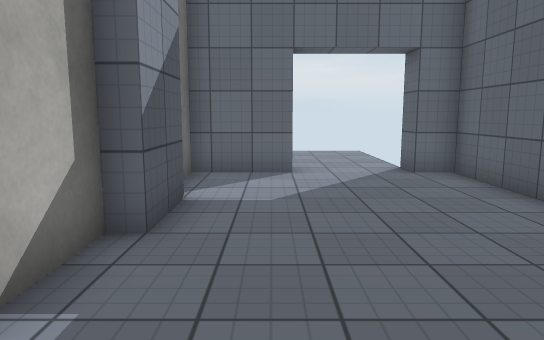
[1] (above)

13 first-person views from a walk through a Unity game level. The camera is 1.4 m above the floor, tilts 8° down and sees 70° across. Doors are open. The floor is counted in squares, 1 m on a side. Each view is taken from the middle of a square. On the plan, view 1 faces up. The plan holds only what a view shows up to about 16 squares ahead; the rest is blank. The place goes on beyond the plan. The player is left out. Surface patterns are stand-ins for the level's own textures.

[2]
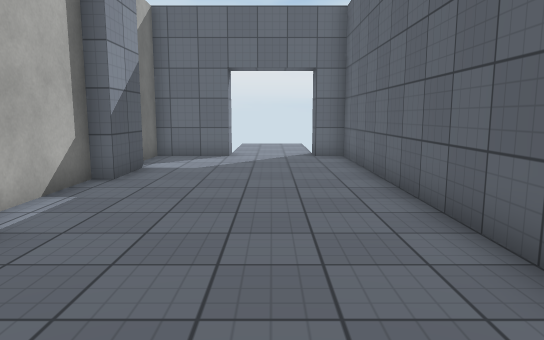

[3]
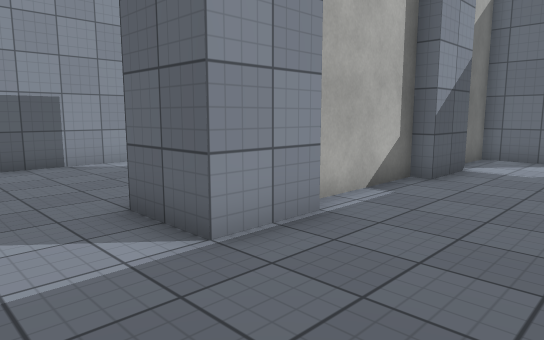

[4]
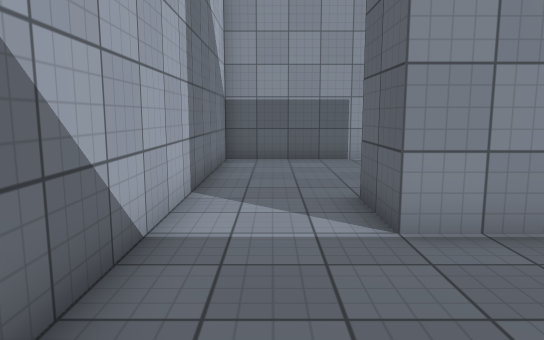

[5]
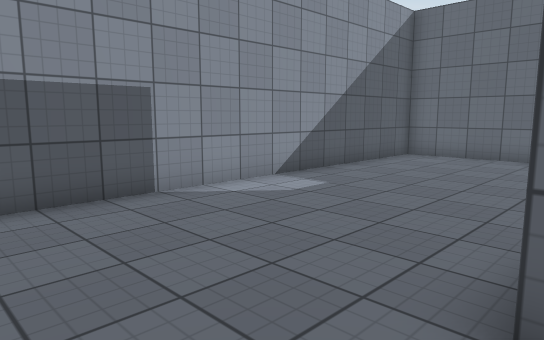

[6]
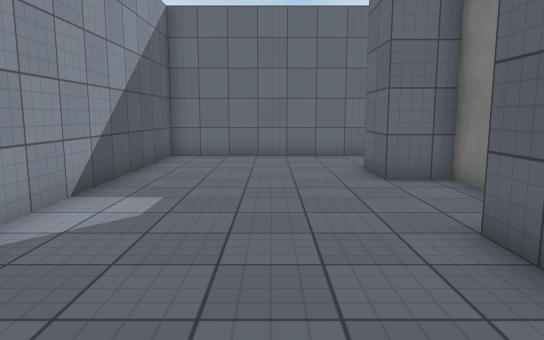

[7]
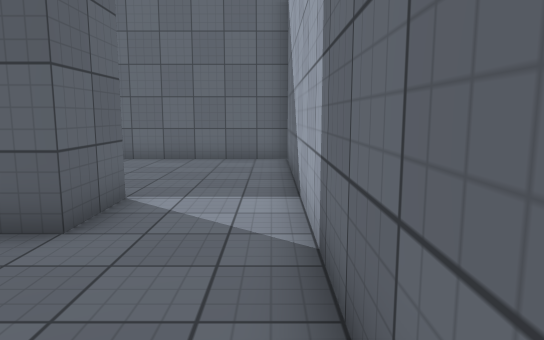

[8]
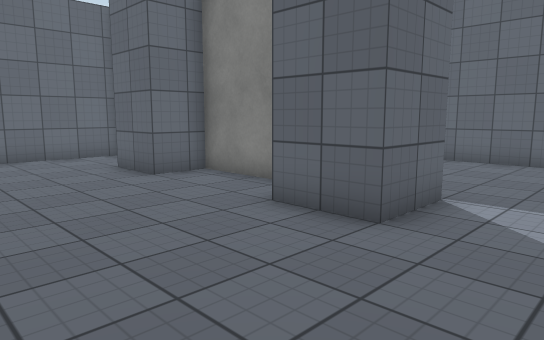

[9]
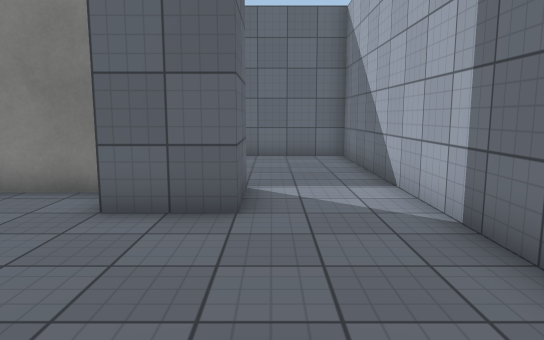

[10]
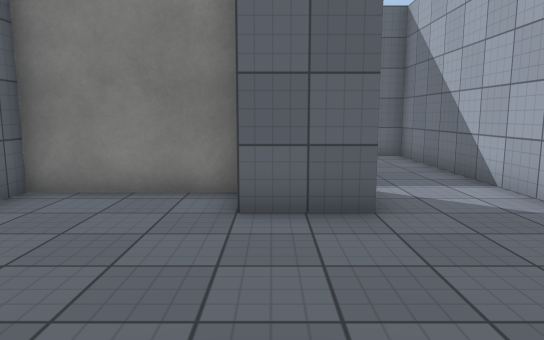

[11]
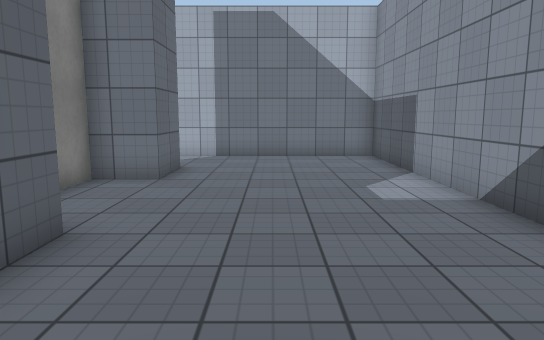

[12]
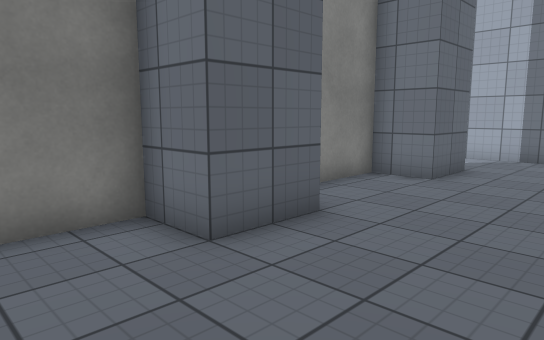

[13]
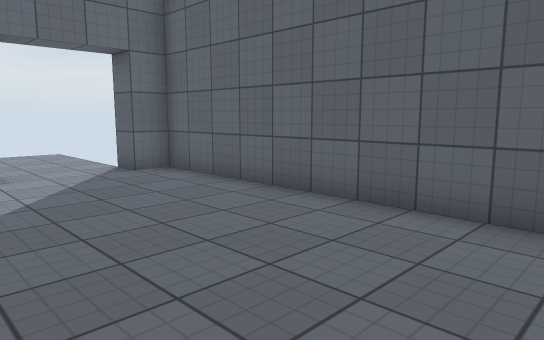

### Floor plan
Points are (right, up) in squares from view 1. A wall is a line through its corners. A room is listed if a view was taken in it or the views show most of it. See-through windows are left out.
Room 1 (views 1, 2, 3, 4, 5, 6, 7, 8, 9, 10, 11, 12, 13)
walls: (-1.5, 0.6) (-1.5, -1.5) (-3.5, -1.5) (-3.5, 0.5) (-2, 0.5) (-2, 4.5); (-2, 4.6) (-2, 1.1); (-1.5, 6.6) (-1.5, 4.5) (-3.5, 4.5) (-3.5, 6.5) (-2, 6.5) (-2, 8.2); (-2, 9.6) (-2, 8); (0.5, 9.5) (-9.5, 9.5) (-9.5, -4.5) (4.5, -4.5) (4.5, 9.5) (3.5, 9.5)
ways out: open door at (2, 10)

Positions as (right, up) in squares from view 1, and headings:
1: (0, 0), facing up
2: (2, -4), facing up
3: (2, -4), facing up-left
4: (3, -3), facing left
5: (-3, -4), facing up-left
6: (-6, -4), facing up
7: (-8, -4), facing right
8: (-8, -4), facing up-right
9: (-9, -2), facing right
10: (-9, 0), facing right
11: (-6, 9), facing down
12: (-7, 9), facing down-right
13: (-1, 0), facing up-right
